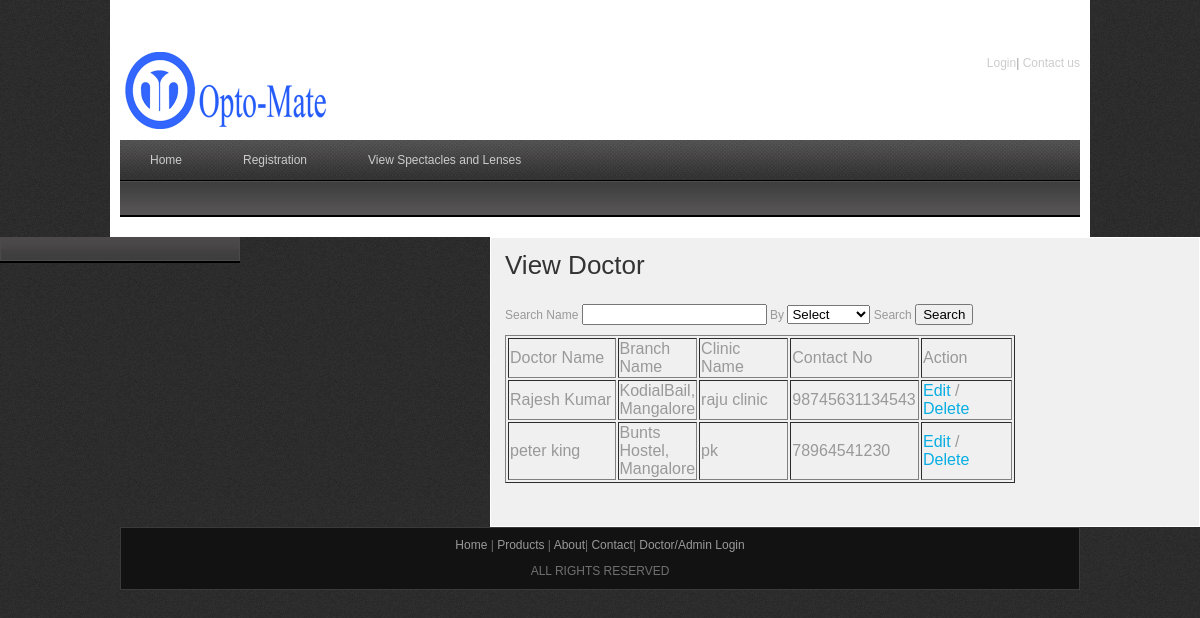
The app's page /viewdoctor.php with its own data.
### tables this page shows
CREATE TABLE IF NOT EXISTS `doctor` (
  `doc_id` int(10) NOT NULL AUTO_INCREMENT,
  `branch_id` int(10) NOT NULL,
  `doc_name` varchar(25) NOT NULL,
  `clinic_name` varchar(25) NOT NULL,
  `email_id` varchar(25) NOT NULL,
  `phone` varchar(25) NOT NULL,
  `mobile` varchar(25) NOT NULL,
  `login_id` varchar(25) NOT NULL,
  `password` varchar(25) NOT NULL,
  `created_at` date NOT NULL,
  `last_login` datetime NOT NULL,
  PRIMARY KEY (`doc_id`)
);

CREATE TABLE IF NOT EXISTS `branch` (
  `branch_id` int(10) NOT NULL AUTO_INCREMENT,
  `branch_name` varchar(30) NOT NULL,
  `description` varchar(50) NOT NULL,
  PRIMARY KEY (`branch_id`)
);

### viewdoctor.php (the view, shortened to what this page needs)
<?php
include("includes/header.php");
$result = mysql_query("SELECT * FROM doctor");
?>
    <div id="templatemo_main">
   		<div id="sidebar" class="float_l">
        	<div class="sidebar_box"><span class="bottom"></span>
            </div>
   		</div>
        <div id="content" class="float_r">
          <h2>View Doctor</h2>
          <form id="form1" name="form1" method="post" action="" onSubmit="return validation()">
            <p>
              <label for="docname">Search Name</label>
            <input type="text" name="docname" id="docname" />
            <label for="group">By</label>
<select name="group" id="group">
  <option value="">Select</option>
</select>
            Search
            <input type="submit" name="search" id="search" value="Search" />
            </p>
            <table width="510" border="1">
          <tr>
                <td width="155">Doctor Name</td>
                <td width="75">Branch Name</td>
                <td width="126">Clinic Name</td>
                <td width="126">Contact No</td>
                <td width="126">Action</td>
          </tr>
              <?php
           	while($row = mysql_fetch_array($result))
  {
  echo "<tr>";
  echo "<td>" . $row['doc_name'] . "</td>";
  $selbr= mysql_query("SELECT * FROM branch where branch_id = '$row[branch_id]'");
  $recbr = mysql_fetch_array($selbr);
  echo "<td>" . $recbr[branch_name] . "</td>";
  echo "<td>" . $row['clinic_name'] . "</td>";
  echo "<td>" . $row['mobile'] . "</td>";
  echo "<td><a href='updatedoctor.php?docid=$row[doc_id]'>Edit</a> / <a href='viewdoctor.php?docid=$row[doc_id]&act=delete'>Delete</a></a></td>";
  echo "</tr>";
  }
?>
            </table>
            <p>&nbsp;</p>
          </form>
</div>
  </div>
    <?php
include("includes/footer.php");
?>

### CSS/templatemo_style.css (style rules this page uses)
body { margin: 0; padding: 0; color: #999; font-family: Tahoma, Geneva, sans-serif; font-size: 12px; line-height: 1.4em; background-color: #2e2e2e; background-repeat: repeat; background-image: url(../images/templatemo_body.jpg) }
a, a:link, a:visited { color: #08aee3; font-weight: normal; text-decoration: none; }
p { margin: 0 0 10px 0; padding: 0; }
h1, h2, h3, h4, h5, h6 { color: #333; font-weight: normal; }
h2 { font-size: 26px; margin: 0 0 25px; padding: 5px 0; }
.float_l { float: left }
.float_r { float: right }
#templatemo_main { width: 100%; margin-bottom: 10px; }
#content { width: 680px; background: #f0f0f0; border: 1px solid #fff; padding: 14px; }
#sidebar { width: 240px }
.sidebar_box { position: relative; background: #4c4a4a; margin-bottom: 36px; }
.sidebar_box span.bottom { position: absolute; bottom: -26px; left: 0; width: 240px; height: 26px; background: url(../images/templatemo_sidebar_bottom.jpg) }

### records on screen
doctor: doc_name "Rajesh Kumar", branch.branch_name "KodialBail, Mangalore", clinic_name "raju clinic", mobile "98745631134543"
doctor: doc_name "peter king", branch.branch_name "Bunts Hostel, Mangalore", clinic_name "pk", mobile "78964541230"
